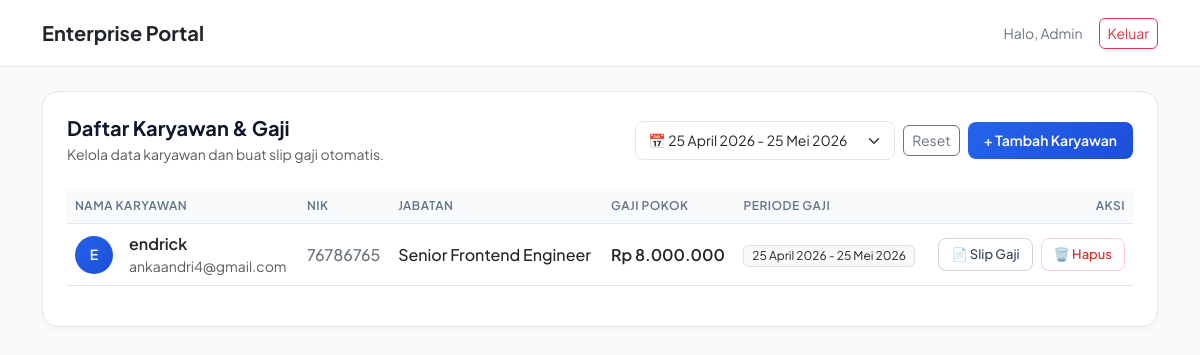
Screenshot of /dashboard.php?filter_periode=25 April 2026 - 25 Mei 2026 with the database file from the repository.
### tables this page shows
CREATE TABLE `karyawan` (
  `id` int(11) NOT NULL,
  `nama` varchar(100) NOT NULL,
  `nik` varchar(50) NOT NULL,
  `email` varchar(100) NOT NULL,
  `jabatan` varchar(100) NOT NULL,
  `gaji_pokok` decimal(12,2) DEFAULT 0.00,
  `periode` varchar(100) DEFAULT '25 November 2026 - 25 Desember 2026',
  `created_at` timestamp NOT NULL DEFAULT current_timestamp()
);

### dashboard.php (the view, shortened to what this page needs)
<?php
include 'koneksi.php';
$filter_periode = $_GET['filter_periode'] ?? '';
if (!empty($filter_periode)) {
    $filter_escaped = mysqli_real_escape_string($koneksi, $filter_periode);
    $query_karyawan = "SELECT * FROM karyawan WHERE periode = '$filter_escaped' ORDER BY id DESC";
} else {
    $query_karyawan = "SELECT * FROM karyawan ORDER BY id DESC";
}
$result = mysqli_query($koneksi, $query_karyawan);
$query_list_periode = mysqli_query($koneksi, "SELECT DISTINCT periode FROM karyawan WHERE periode IS NOT NULL AND periode != '' ORDER BY id DESC");
?>
<!DOCTYPE html>
<html lang="id">
<head>
    <link href="https://cdn.jsdelivr.net/npm/bootstrap@5.3.0/dist/css/bootstrap.min.css" rel="stylesheet">
</head>
<body>
<nav class="navbar navbar-custom py-3 mb-4">
    <div class="container">
        <span class="navbar-brand mb-0 h1 fw-bold text-dark fs-5">Enterprise Portal</span>
        <div class="d-flex align-items-center gap-3">
            <span class="small text-secondary d-none d-sm-inline">Halo, Admin</span>
            <a href="index.php" class="btn btn-outline-danger btn-sm rounded-2">Keluar</a>
        </div>
    </div>
</nav>
<div class="container mb-5">
    <div class="main-card p-3 p-md-4">
        <div class="d-flex justify-content-between align-items-center mb-4 flex-wrap gap-3">
            <div>
                <h5 class="fw-bold mb-1">Daftar Karyawan & Gaji</h5>
                <p class="text-muted small mb-0">Kelola data karyawan dan buat slip gaji otomatis.</p>
            </div>
            <div class="d-flex align-items-center gap-2 flex-wrap">
                <form action="dashboard.php" method="GET" class="d-flex gap-2 align-items-center">
                    <select name="filter_periode" class="form-select filter-select" onchange="this.form.submit()">
                        <?php while ($p = mysqli_fetch_assoc($query_list_periode)): ?>
                            <option value="<?php echo htmlspecialchars($p['periode']); ?>" <?php echo ($filter_periode === $p['periode']) ? 'selected' : ''; ?>>
                                📅 <?php echo htmlspecialchars($p['periode']); ?>
                            </option>
                        <?php endwhile; ?>
                    </select>
                    <?php if (!empty($filter_periode)): ?>
                        <a href="dashboard.php" class="btn btn-outline-secondary btn-sm rounded-2">Reset</a>
                    <?php endif; ?>
                </form>
                <button class="btn btn-tambah" data-bs-toggle="modal" data-bs-target="#modalPilihPeriode">+ Tambah Karyawan</button>
            </div>
        </div>
        <div class="table-responsive">
            <table class="table table-hover align-middle">
                <thead>
                    <tr>
                        <th>Nama Karyawan</th>
                        <th>NIK</th>
                        <th>Jabatan</th>
                        <th>Gaji Pokok</th>
                        <th>Periode Gaji</th>
                        <th class="text-end">Aksi</th>
                    </tr>
                </thead>
                <tbody>
                    <?php if (mysqli_num_rows($result) > 0): ?>
                        <?php while ($row = mysqli_fetch_assoc($result)):
                            $words = explode(" ", $row['nama']);
                            $inisial = strtoupper(substr($words[0], 0, 1) . (isset($words[1]) ? substr($words[1], 0, 1) : ''));
                        ?>
                        <tr>
                            <td>
                                <div class="d-flex align-items-center gap-3">
                                    <div class="avatar"><?php echo $inisial; ?></div>
                                    <div>
                                        <div class="fw-semibold text-dark"><?php echo htmlspecialchars($row['nama']); ?></div>
                                        <div class="text-muted small"><?php echo htmlspecialchars($row['email']); ?></div>
                                    </div>
                                </div>
                            </td>
                            <td class="fw-medium text-secondary"><?php echo htmlspecialchars($row['nik']); ?></td>
                            <td class="fw-medium text-dark"><?php echo htmlspecialchars($row['jabatan']); ?></td>
                            <td class="fw-semibold text-dark">Rp <?php echo number_format($row['gaji_pokok'], 0, ',', '.'); ?></td>
                            <td><span class="badge bg-light text-dark border fw-normal"><?php echo htmlspecialchars($row['periode'] ?? '25 Nov - 25 Des 2026'); ?></span></td>
                            <td class="text-end">
                                <div class="d-flex justify-content-end gap-2">
                                    <a href="slip_gaji.php?id=<?php echo $row['id']; ?>" class="btn-action">📄 Slip Gaji</a>
                                    <a href="dashboard.php?hapus=<?php echo $row['id']; ?>" class="btn-delete" onclick="return confirm('Apakah Anda yakin ingin menghapus data ini?')">🗑️ Hapus</a>
                                </div>
                            </td>
                        </tr>
                        <?php endwhile; ?>
                    <?php else: ?>
                        <tr><td colspan="6" class="text-center py-5 text-muted">Data karyawan tidak ditemukan.</td></tr>
                    <?php endif; ?>
                </tbody>
            </table>
        </div>
    </div>
</div>
</body>
</html>

### dashboard.php (style rules this page uses)
body { font-family: 'Plus Jakarta Sans', sans-serif; background-color: #f8fafc; color: #0f172a; }
.navbar-custom { background: #ffffff; border-bottom: 1px solid #e2e8f0; }
.main-card { background: #ffffff; border: 1px solid #e2e8f0; border-radius: 16px; box-shadow: 0 4px 6px -1px rgba(0,0,0,0.03); }
.table th { color: #64748b; font-weight: 600; font-size: 12px; text-transform: uppercase; letter-spacing: 0.5px; background-color: #f8fafc; border-bottom: 1px solid #e2e8f0; }
.avatar { width: 38px; height: 38px; border-radius: 50%; background: linear-gradient(135deg, #2563eb 0%, #1d4ed8 100%); color: white; font-weight: 600; display: flex; align-items: center; justify-content: center; font-size: 14px; flex-shrink: 0; }
.btn-action { background: #ffffff; border: 1.5px solid #cbd5e1; color: #334155; font-size: 13px; font-weight: 500; border-radius: 8px; padding: 6px 12px; text-decoration: none; transition: all 0.2s; display: inline-flex; align-items: center; gap: 4px; white-space: nowrap; }
.btn-delete { background: #ffffff; border: 1.5px solid #fecaca; color: #dc2626; font-size: 13px; font-weight: 500; border-radius: 8px; padding: 6px 12px; text-decoration: none; transition: all 0.2s; display: inline-flex; align-items: center; white-space: nowrap; }
.btn-tambah { background: linear-gradient(135deg, #2563eb 0%, #1d4ed8 100%); color: white; border: none; border-radius: 8px; padding: 8px 16px; font-weight: 600; font-size: 14px; transition: all 0.2s; white-space: nowrap; }
.filter-select { border-radius: 8px; border: 1.5px solid #e2e8f0; font-size: 14px; padding: 8px 12px; max-width: 260px; }
.form-control, .form-select { border-radius: 8px; border: 1.5px solid #e2e8f0; font-size: 14px; }

### rows the page displays
karyawan: nama "E", nama "endrick", email "ankaandri4@gmail.com", nik "76786765", jabatan "Senior Frontend Engineer", gaji_pokok "8.000.000", periode "25 April 2026 - 25 Mei 2026"
